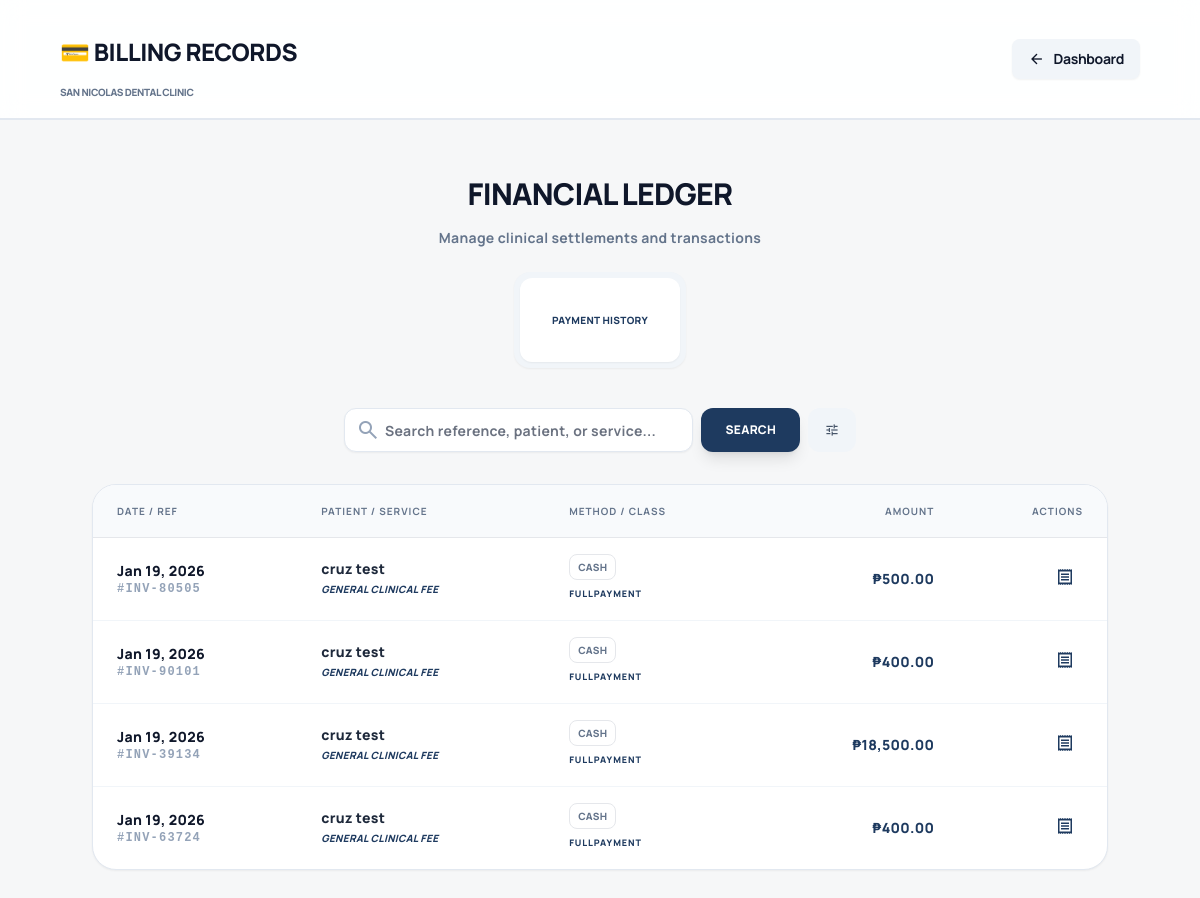
The app's page /record-payment.php (signed in) with its own data.
### tables this page shows
CREATE TABLE `payments` (
  `id` int(11) NOT NULL,
  `patient_id` int(11) NOT NULL,
  `amount` decimal(10,2) NOT NULL,
  `payment_date` date NOT NULL,
  `payment_method_id` int(11) DEFAULT NULL,
  `payment_type_id` int(11) DEFAULT NULL,
  `status_id` int(11) DEFAULT 3,
  `reference_no` varchar(100) DEFAULT NULL,
  `payment_type` varchar(50) DEFAULT NULL,
  `payment_method` varchar(50) DEFAULT NULL
);

CREATE TABLE `users` (
  `id` int(11) NOT NULL,
  `first_name` varchar(100) DEFAULT NULL,
  `last_name` varchar(100) DEFAULT NULL,
  `username` varchar(50) DEFAULT NULL,
  `password` varchar(255) DEFAULT NULL,
  `email` varchar(100) DEFAULT NULL,
  `email_verified` tinyint(1) DEFAULT 0,
  `verification_token` varchar(255) NULL,
  `token_expiry` datetime NULL,
  `role` enum('patient','dentist','assistant') DEFAULT 'patient',
  `is_archived` tinyint(1) DEFAULT 0,
  `created_at` timestamp NOT NULL DEFAULT current_timestamp()
);

CREATE TABLE `lookup_payment_methods` (
  `id` int(11) NOT NULL,
  `method_name` varchar(50) NOT NULL
);

CREATE TABLE `lookup_payment_types` (
  `id` int(11) NOT NULL,
  `type_label` varchar(50) NOT NULL
);

### record-payment.php (the view, shortened to what this page needs)
<?php
require_once __DIR__ . '/backend/config.php';
$role = $_SESSION['role'];
$currentUserID = $_SESSION['user_id'] ?? 0;
$view = $_GET['view'] ?? 'list';
if ($view === 'list') {
    $search = $_GET['search'] ?? '';
    $sqlList = "SELECT DISTINCT p.id, p.patient_id, p.amount, p.payment_date, p.payment_type_id, p.payment_method_id, p.reference_no, p.status_id,
                u.username, u.first_name, u.last_name,
                pm.method_name as payment_method, pt.type_label as payment_type
                FROM payments p
                JOIN users u ON p.patient_id = u.id
                LEFT JOIN lookup_payment_methods pm ON p.payment_method_id = pm.id
                LEFT JOIN lookup_payment_types pt ON p.payment_type_id = pt.id
                WHERE 1=1";
    if ($role === 'patient') $sqlList .= " AND p.patient_id = '$currentUserID'";
    $sqlList .= " ORDER BY p.payment_date DESC, p.id DESC";
    $listResult = mysqli_query($conn, $sqlList);
}
?>
<!DOCTYPE html>
<html class="light" lang="en">
<head>
    <script src="https://cdn.tailwindcss.com?plugins=forms"></script>
    <link rel="stylesheet" href="css/responsive-enhancements.css">
</head>
<body class="font-display bg-background-light dark:bg-background-dark text-slate-900 dark:text-white antialiased overflow-hidden text-sm">
<div class="flex min-h-screen w-full flex-col h-screen no-print">
    <header class="sticky top-0 z-30 bg-white/90 dark:bg-slate-900/90 backdrop-blur-md border-b-2 border-slate-200 dark:border-slate-800 px-6 py-4">
        <div class="max-w-6xl mx-auto flex justify-between items-center text-slate-900 dark:text-white font-black uppercase tracking-tight">
            <div>
                <h1 class="text-2xl font-black">💳 Billing Records</h1>
                <p class="text-slate-500 text-[10px] font-black uppercase">San Nicolas Dental Clinic</p>
            </div>
            <button onclick="openBackModal()" class="flex items-center gap-2 px-4 py-2 rounded-lg bg-slate-100 dark:bg-slate-800 hover:bg-slate-200 transition-colors text-sm font-bold shadow-sm font-black">
                <span class="material-symbols-outlined text-[18px]">arrow_back</span> Dashboard
            </button>
        </div>
    </header>
    <main class="flex-1 w-full max-w-6xl mx-auto px-4 lg:px-8 py-8 animate-fade-in overflow-y-auto">
        <div class="text-center mb-10">
            <h1 class="text-3xl font-black text-slate-900 dark:text-white uppercase tracking-tight">Financial ledger</h1>
            <p class="text-slate-500 mt-1 font-bold">Manage clinical settlements and transactions</p>
            <div class="flex justify-center mt-6 bg-slate-100 dark:bg-slate-800 p-1.5 rounded-2xl shadow-sm w-fit mx-auto font-black uppercase">
                <a href="record-payment.php?view=list" class="px-8 py-2.5 rounded-xl text-[10px] transition-all <?php echo ($view=='list') ? 'bg-white dark:bg-slate-700 shadow-sm text-primary' : 'text-slate-500 hover:text-slate-700'; ?>">Payment history</a>
            </div>
        </div>
        <?php if ($view === 'list'): ?>
            <div class="flex flex-col gap-4">
                <form method="GET" class="relative flex max-w-lg mx-auto w-full mb-4 gap-2 font-black">
                    <div class="relative flex-1">
                        <span class="material-symbols-outlined absolute left-3 top-2.5 text-slate-400">search</span>
                        <input type="text" name="search" value="<?php echo htmlspecialchars($search); ?>" placeholder="Search reference, patient, or service..."
                            class="w-full h-11 pl-10 rounded-xl border-slate-200 dark:border-slate-700 bg-white dark:bg-slate-800 text-sm font-bold focus:ring-primary shadow-sm">
                    </div>
                    <button type="submit" class="h-11 px-6 rounded-xl bg-primary text-white font-black text-xs uppercase shadow-lg hover:bg-blue-600 transition-all">Search</button>
                    <button type="button" onclick="toggleAdvancedSearch()" class="h-11 px-4 rounded-xl bg-slate-100 dark:bg-slate-800 border border-slate-200 dark:border-slate-700 text-slate-600 dark:text-slate-300 font-black text-xs uppercase hover:bg-slate-200 transition-all flex items-center gap-2">
                        <span class="material-symbols-outlined text-[16px]">tune</span>
                    </button>
                </form>
                <div class="bg-white dark:bg-slate-800 rounded-3xl border border-slate-200 dark:border-slate-800 overflow-hidden shadow-sm shadow-md text-slate-900 dark:text-white font-black">
                    <table class="w-full text-left text-sm">
                        <thead class="bg-slate-50 dark:bg-slate-900/50 text-slate-500 font-black uppercase text-[10px] border-b dark:border-slate-700 tracking-widest">
                            <tr>
                                <th class="px-6 py-4">Date / ref</th>
                                <th class="px-6 py-4">Patient / service</th>
                                <th class="px-6 py-4">Method / class</th>
                                <th class="px-6 py-4 text-right">Amount</th>
                                <th class="px-6 py-4 text-right">Actions</th>
                            </tr>
                        </thead>
                        <tbody class="divide-y divide-slate-100 dark:divide-slate-700/50">
                            <?php if ($listResult && mysqli_num_rows($listResult) > 0): ?>
                                <?php while($row = mysqli_fetch_assoc($listResult)): ?>
                                <tr class="hover:bg-slate-50/50 transition-colors">
                                    <td class="px-6 py-4 whitespace-nowrap">
                                        <p class="text-slate-900 dark:text-white font-black"><?php
                                            $dt = new DateTime($row['payment_date'], new DateTimeZone('UTC'));
                                            $dt->setTimezone(new DateTimeZone('Asia/Manila'));
                                            echo $dt->format('M d, Y');
                                        ?></p>
                                        <p class="text-xs text-slate-400 font-mono uppercase tracking-widest">#<?php echo $row['reference_no']; ?></p>
                                    </td>
                                    <td class="px-6 py-4">
                                         <p class="text-slate-800 dark:text-white font-black"><?php echo htmlspecialchars($row['first_name'] . ' ' . $row['last_name']); ?></p>
                                        <p class="text-[10px] text-primary uppercase font-black italic">General clinical fee</p>
                                    </td>
                                    <td class="px-6 py-4">
                                        <div class="flex flex-col gap-1">
                                            <span class="px-2 py-0.5 rounded-lg border text-[10px] uppercase text-slate-500 w-fit">
                                                <?php echo htmlspecialchars($row['payment_method'] ?? 'Cash'); ?>
                                            </span>
                                            <p class="text-[9px] text-primary font-black uppercase tracking-widest"><?php echo htmlspecialchars($row['payment_type'] ?? 'N/A'); ?></p>
                                        </div>
                                    </td>
                                    <td class="px-6 py-4 text-right font-black text-primary">₱<?php echo number_format($row['amount'], 2); ?></td>
                                    <td class="px-6 py-4 text-right">
                                        <div class="flex justify-end gap-1">
                                             <button type="button" onclick='openReceipt(<?php echo htmlspecialchars(json_encode(array_merge($row, ["patient_name" => ($row["display_patient_name"] ?? ($row["first_name"]." ".$row["last_name"])), "service" => ($row["procedure_name"] ?? "General clinical fee")])), ENT_QUOTES, 'UTF-8'); ?>)' class="p-2 text-primary hover:bg-primary/5 rounded-xl transition-all" title="View Receipt"><span class="material-symbols-outlined text-[20px]">receipt</span></button>
                                        </div>
                                    </td>
                                </tr>
                                <?php endwhile; ?>
                            <?php else: ?>
                                <tr><td colspan="5" class="px-6 py-12 text-center text-slate-400 font-black italic shadow-inner uppercase text-[10px]">No financial records found.</td></tr>
                            <?php endif; ?>
                        </tbody>
                    </table>
                </div>
            </div>
        <?php endif; ?>
    </main>
</div>
</body>
</html>

### css/responsive-enhancements.css (style rules this page uses)
html { font-size: clamp(14px, 2.5vw, 16px); }
body { font-size: clamp(0.875rem, 1vw, 1rem); line-height: 1.6; letter-spacing: 0.3px; }
h1, .text-4xl, .text-5xl, .text-6xl { font-size: clamp(1.75rem, 6vw, 3rem); font-weight: 800; line-height: 1.2; letter-spacing: -0.02em; margin: clamp(1rem, 4vw, 2rem) auto clamp(0.75rem, 3vw, 1.5rem); }
h2, .text-3xl, .text-4xl { font-size: clamp(1.5rem, 5vw, 2.25rem); font-weight: 700; line-height: 1.25; letter-spacing: -0.01em; margin: clamp(0.875rem, 3vw, 1.5rem) auto clamp(0.5rem, 2vw, 1rem); }
h3, .text-2xl { font-size: clamp(1.25rem, 4vw, 1.875rem); font-weight: 600; line-height: 1.35; margin: clamp(0.75rem, 2vw, 1.25rem) auto clamp(0.5rem, 1.5vw, 0.875rem); }
.text-sm { font-size: clamp(0.75rem, 1.5vw, 0.875rem); }
.text-xs { font-size: clamp(0.65rem, 1vw, 0.75rem); }
@media (min-width: 1024px) { .p-8, .px-8, .py-8 { padding: 2rem !important; } }
.max-w-lg { max-width: clamp(28rem, 90vw, 32rem) !important; }
.max-w-6xl { max-width: clamp(64rem, 90vw, 72rem) !important; }
button, input[type="button"], input[type="submit"], .btn { min-height: 44px; padding: clamp(0.5rem, 1vw, 0.75rem) clamp(1rem, 3vw, 1.5rem); font-size: clamp(0.875rem, 1.5vw, 1rem); border-radius: clamp(0.375rem, 1vw, 0.5rem); transition: all 0.2s ease; border: none; outline: none; }
@media (min-width: 1024px) { button, input[type="button"], input[type="submit"], .btn { min-height: 40px; } }
input, textarea, select { width: 100%; min-height: 44px; padding: clamp(0.5rem, 1vw, 0.75rem); font-size: clamp(0.875rem, 1.5vw, 1rem); border-radius: clamp(0.25rem, 0.5vw, 0.375rem); border: 1px solid currentColor; line-height: 1.5; }
body, html { width: 100%; overflow-x: hidden; }
*, *::before, *::after { max-width: 100%; box-sizing: border-box; }
.fixed, .sticky, .absolute { z-index: auto; }
main { width: 100%; }
.animate-fade-in { animation: fadeIn 0.3s ease-in-out; }

### record-payment.php (style rules this page uses)
* { scroll-behavior: smooth; }
html { scroll-behavior: smooth; }
.animate-fade-in { animation: fadeIn 0.6s cubic-bezier(0.34, 1.56, 0.64, 1) forwards; }
body { transition: background-color 0.3s ease, color 0.3s ease; }
a, button { transition: all 0.3s cubic-bezier(0.4, 0, 0.2, 1); }
header { animation: slideInDown 0.6s cubic-bezier(0.34, 1.56, 0.64, 1); }
input, select, textarea { transition: all 0.3s cubic-bezier(0.4, 0, 0.2, 1); }
.rounded-\[32px\], .rounded-3xl, .rounded-2xl, .rounded-lg { transition: all 0.3s cubic-bezier(0.4, 0, 0.2, 1); }
.shadow-2xl, .shadow-sm, .shadow-md { transition: box-shadow 0.3s cubic-bezier(0.4, 0, 0.2, 1); }
.bg-white, .dark\:bg-slate-800, .dark\:bg-slate-900 { transition: background-color 0.3s ease, border-color 0.3s ease, box-shadow 0.3s ease; }
[class*="hover:"] { transition: all 0.3s cubic-bezier(0.4, 0, 0.2, 1); }
table tbody tr { transition: all 0.2s ease; }
.border { transition: border-color 0.3s ease; }

### records on screen
payments: payment_date "Jan 19, 2026", reference_no "INV-80505", patient.last_name "cruz test", payment_method.method_name "CASH", payment_type.type_label "FULLPAYMENT", amount "500.00"
payments: payment_date "Jan 19, 2026", reference_no "INV-90101", patient.last_name "cruz test", payment_method.method_name "CASH", payment_type.type_label "FULLPAYMENT", amount "400.00"
payments: payment_date "Jan 19, 2026", reference_no "INV-39134", patient.last_name "cruz test", payment_method.method_name "CASH", payment_type.type_label "FULLPAYMENT", amount "18,500.00"
payments: payment_date "Jan 19, 2026", reference_no "INV-63724", patient.last_name "cruz test", payment_method.method_name "CASH", payment_type.type_label "FULLPAYMENT", amount "400.00"
